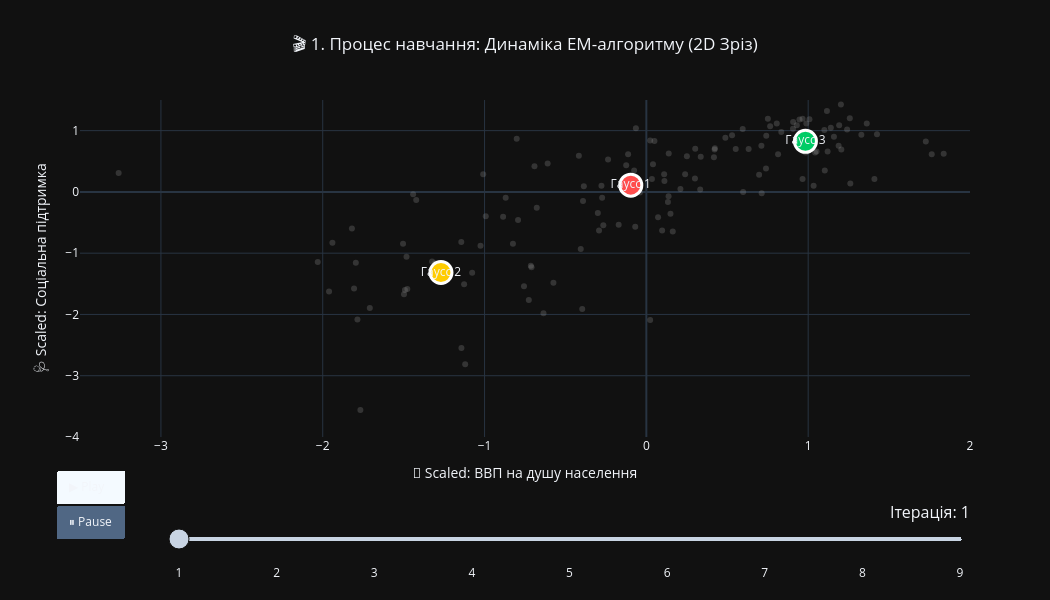
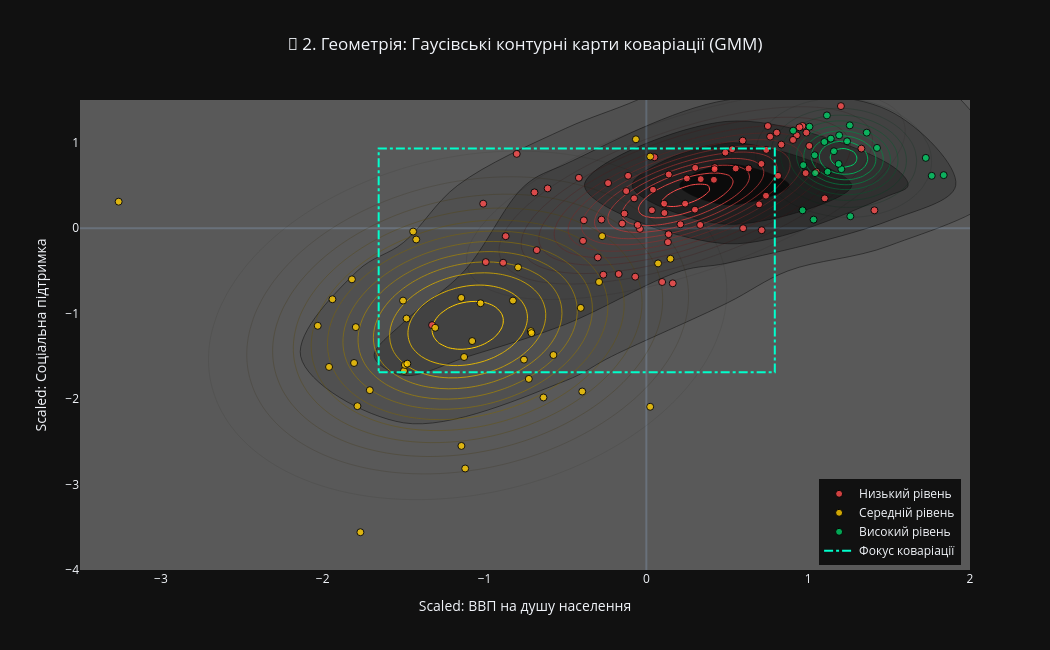
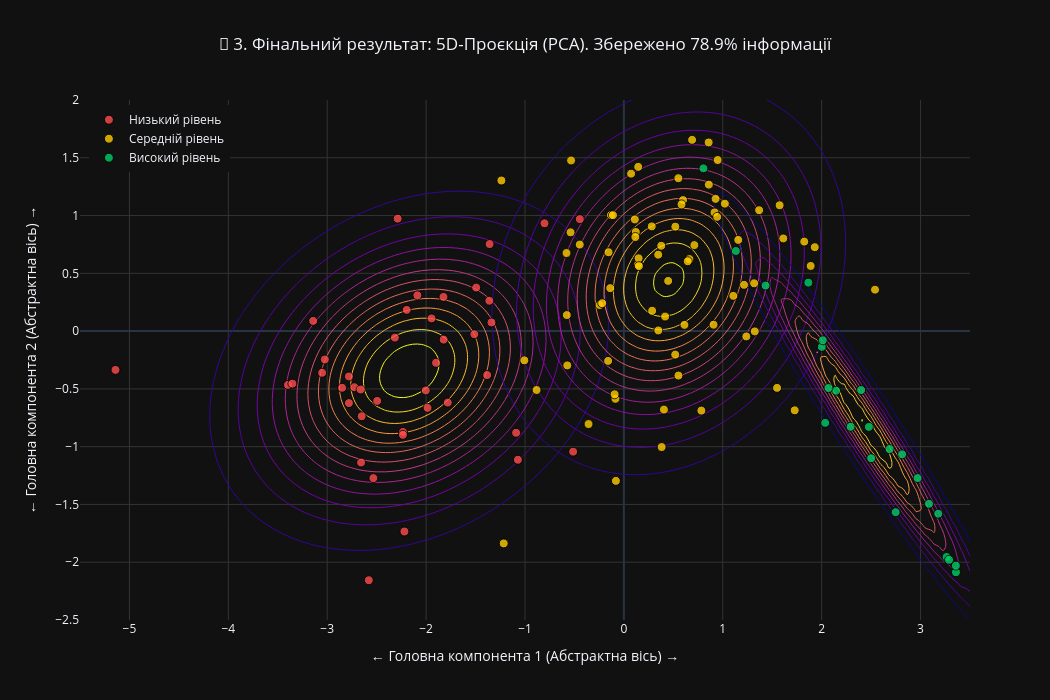

The code cell stored with these charts, in order, in its notebook:
### Markdown cell above
**11. Побудувати модель кластеризації:**

### Code cell
print(f"🧠 Навчання моделі кластеризації (GaussianMixture)...")
print("🧹 Перевірка та очищення даних від пропущених значень (NaN)...")

missing_values_count = df_scaled[FEATURES_FULL].isna().sum().sum()

if missing_values_count > 0:
    print(f"   ⚠️ Знайдено {missing_values_count} пропущених значень у числових ознаках.")
    print("   🛠️ Застосовуємо імп'ютацію (заповнення медіаною)...")

    from sklearn.impute import SimpleImputer
    imputer = SimpleImputer(strategy='median')

    df_scaled[FEATURES_FULL] = imputer.fit_transform(df_scaled[FEATURES_FULL])
    df[FEATURES_FULL] = imputer.fit_transform(df[FEATURES_FULL])

    print("   ✅ Пропущені значення успішно заповнено!")
else:
    print("   ✅ Пропущених значень не знайдено. Дані чисті.")

X_train = df_scaled[FEATURES_FULL]
gmm_brain = GaussianMixture(
    n_components=N_CLUSTERS, covariance_type=COVARIANCE_TYPE, 
    n_init=N_INIT, random_state=RANDOM_STATE
)
cluster_labels = gmm_brain.fit_predict(X_train)

df['Cluster'] = cluster_labels
cluster_means = df.groupby('Cluster')[TARGET_METRIC].mean().sort_values()
cluster_mapping = {old_id: new_id for new_id, old_id in enumerate(cluster_means.index)}
df['Cluster'] = df['Cluster'].map(cluster_mapping)

df['Cluster_Name'] = df['Cluster'].map(CLUSTER_LABELS)

actual_iters = gmm_brain.n_iter_
print(f"✅ Навчання завершено! Алгоритм зійшовся за {actual_iters} ітерацій.")

f1, f2 = FEATURES_FULL[0], FEATURES_FULL[1]
f1_ua = FEATURE_TRANSLATIONS.get(f1, str(f1).replace('.', ' ').strip())
f2_ua = FEATURE_TRANSLATIONS.get(f2, str(f2).replace('.', ' ').strip())

print("\nКрасивий Вивід:")

def get_dynamic_legend(X_coords, x_min, x_max, y_min, y_max):
    x_mid = (x_min + x_max) / 2
    y_mid = (y_min + y_max) / 2

    top_left = np.sum((X_coords[:, 0] <= x_mid) & (X_coords[:, 1] >= y_mid))
    top_right = np.sum((X_coords[:, 0] > x_mid) & (X_coords[:, 1] >= y_mid))
    bottom_left = np.sum((X_coords[:, 0] <= x_mid) & (X_coords[:, 1] < y_mid))
    bottom_right = np.sum((X_coords[:, 0] > x_mid) & (X_coords[:, 1] < y_mid))

    min_points = min(top_left, top_right, bottom_left, bottom_right)

    if min_points == top_left:
        return dict(yanchor="top", y=0.99, xanchor="left", x=0.01)
    elif min_points == top_right:
        return dict(yanchor="top", y=0.99, xanchor="right", x=0.99)
    elif min_points == bottom_left:
        return dict(yanchor="bottom", y=0.01, xanchor="left", x=0.01)
    else:
        return dict(yanchor="bottom", y=0.01, xanchor="right", x=0.99)

print(f"\n🎬 1/3: Генерація динамічної анімації навчання...")
X_anim = df_scaled[[f1, f2]].values 
frames = []
em_steps = actual_iters

x_min = np.floor(X_anim[:, 0].min() / 0.5) * 0.5
x_max = np.ceil(X_anim[:, 0].max() / 0.5) * 0.5
y_min = np.floor(X_anim[:, 1].min() / 0.5) * 0.5
y_max = np.ceil(X_anim[:, 1].max() / 0.5) * 0.5

for i in range(1, em_steps + 1):
    gmm_anim = GaussianMixture(
        n_components=N_CLUSTERS, covariance_type=COVARIANCE_TYPE, 
        max_iter=i, n_init=1, init_params='kmeans', random_state=RANDOM_STATE
    )

    with warnings.catch_warnings():
        warnings.simplefilter("ignore")
        gmm_anim.fit(X_anim)

    current_means = gmm_anim.means_

    frame_traces = [
        go.Scatter(x=X_anim[:, 0], y=X_anim[:, 1], mode='markers', marker=dict(color='#888', size=6, opacity=0.3), showlegend=False)
    ]

    for k in range(N_CLUSTERS):
        frame_traces.append(go.Scatter(
            x=[current_means[k, 0]], y=[current_means[k, 1]], 
            mode='markers+text', text=[f"Гаусс {k+1}"],
            marker=dict(color=COLOR_PALETTE_FULL[k], size=22, line=dict(width=3, color='white')), showlegend=False))

    frames.append(go.Frame(data=frame_traces, name=str(i)))

sliders = [{
    "pad": {"b": 10, "t": 60}, "len": 0.9, "x": 0.1, "y": 0,
    "currentvalue": {"font": {"size": 16}, "prefix": "Ітерація: ", "visible": True, "xanchor": "right"},
    "steps": [{"args": [[f.name], {"frame": {"duration": 400, "redraw": True}, "mode": "immediate", "transition": {"duration": 200}}],
               "label": str(k+1), "method": "animate"} for k, f in enumerate(frames)]
}]

fig_anim = go.Figure(data=frames[0].data, frames=frames)
fig_anim.update_layout(
    title_text=f"🎬 1. Процес навчання: Динаміка EM-алгоритму (2D Зріз)",
    title_x=0.5, template=PLOT_TEMPLATE, width=1050, height=600,
    xaxis=dict(title=f"📐 Scaled: {f1_ua}", range=[x_min, x_max]),
    yaxis=dict(title=f"🩺 Scaled: {f2_ua}", range=[y_min, y_max]),
    updatemenus=[dict(type="buttons", y=-0.1, x=0.05, buttons=[
        dict(label="▶ Play", method="animate", args=[None, {"frame": {"duration": 400, "redraw": True}, "fromcurrent": True, "transition": {"duration": 200}}]),
        dict(label="⏸ Pause", method="animate", args=[[None], {"frame": {"duration": 0, "redraw": False}, "mode": "immediate"}])])],
    sliders=sliders
)

fig_anim.show()

print("\n📐 2/3: Побудова контурних карт коваріації...")
f1_idx, f2_idx = 0, 1

x_range, y_range = np.linspace(x_min, x_max, 100), np.linspace(y_min, y_max, 100)
XX, YY = np.meshgrid(x_range, y_range)
pos = np.dstack((XX, YY))

fig_contours = go.Figure()
fig_contours.add_trace(go.Histogram2dContour(x=X_anim[:, 0], y=X_anim[:, 1], colorscale='Greys', opacity=0.3, showscale=False))

for i in range(N_CLUSTERS):
    mean = gmm_brain.means_[i, [f1_idx, f2_idx]]
    cov = gmm_brain.covariances_[i][[f1_idx, f2_idx], :][:, [f1_idx, f2_idx]]
    rv = multivariate_normal(mean=mean, cov=cov)
    Z = rv.pdf(pos)

    color = COLOR_PALETTE_FULL[i]
    name = CLUSTER_LABELS[i]

    fig_contours.add_trace(go.Contour(
        x=x_range, y=y_range, z=Z, colorscale=[[0, 'rgba(0,0,0,0)'], [1, color]],
        showscale=False, contours=dict(start=0.01, coloring='lines'), line=dict(width=1), hoverinfo='skip'))

for i in range(N_CLUSTERS):
    real_indices = (cluster_labels == cluster_mapping[i])
    real_data = df[real_indices]

    hover_texts = [f"<b>{row[COUNTRY_COL]}</b><br>{f1_ua} (Raw): {row[f1]:.2f}<br>{f2_ua} (Raw): {row[f2]:.2f}" for _, row in real_data.iterrows()]

    fig_contours.add_trace(go.Scatter(
        x=X_anim[cluster_labels == i, 0], y=X_anim[cluster_labels == i, 1],
        mode='markers', name=CLUSTER_LABELS[i], marker=dict(color=COLOR_PALETTE_FULL[i], size=7, opacity=0.8, line=dict(width=1, color='black')),
        hovertext=hover_texts, hoverinfo="text",
    ))

padding_x = (x_max - x_min) * 0.10
padding_y = (y_max - y_min) * 0.10

focus_x0 = min(gmm_brain.means_[0, f1_idx], gmm_brain.means_[1, f1_idx]) - padding_x
focus_x1 = max(gmm_brain.means_[0, f1_idx], gmm_brain.means_[1, f1_idx]) + padding_x
focus_y0 = min(gmm_brain.means_[0, f2_idx], gmm_brain.means_[1, f2_idx]) - padding_y
focus_y1 = max(gmm_brain.means_[0, f2_idx], gmm_brain.means_[1, f2_idx]) + padding_y

fig_contours.add_shape(
    type="rect",
    x0=focus_x0, y0=focus_y0, x1=focus_x1, y1=focus_y1,
    line=dict(color="#00ffcc", width=2, dash="dashdot"),
    fillcolor="rgba(0,0,0,0)"
)

fig_contours.add_trace(go.Scatter(
    x=[None], y=[None], mode='lines',
    name="Фокус коваріації",
    line=dict(color="#00ffcc", width=2, dash="dashdot")
))

fig_contours.update_layout(
    title_text=f"📐 2. Геометрія: Гаусівські контурні карти коваріації (GMM)",
    title_x=0.5, template=PLOT_TEMPLATE, width=1050, height=650,
    xaxis=dict(title=f"Scaled: {f1_ua}", showgrid=False, range=[x_min, x_max]),
    yaxis=dict(title=f"Scaled: {f2_ua}", showgrid=False, range=[y_min, y_max]),
    legend=get_dynamic_legend(X_anim, x_min, x_max, y_min, y_max)
)

fig_contours.show()

print("\n🌌 3/3: Стиснення 5-вимірного простору через PCA...")
pca = PCA(n_components=2, random_state=RANDOM_STATE)
X_pca = pca.fit_transform(X_train)

fig_pca = go.Figure()

pca_x_min = np.floor(X_pca[:, 0].min() / 0.5) * 0.5
pca_x_max = np.ceil(X_pca[:, 0].max() / 0.5) * 0.5
pca_y_min = np.floor(X_pca[:, 1].min() / 0.5) * 0.5
pca_y_max = np.ceil(X_pca[:, 1].max() / 0.5) * 0.5

xx, yy = np.meshgrid(np.linspace(pca_x_min, pca_x_max, 100), np.linspace(pca_y_min, pca_y_max, 100))
pos = np.dstack((xx, yy))

for i in range(N_CLUSTERS):
    cluster_points = X_pca[df['Cluster'] == i]

    pca_mean = np.mean(cluster_points, axis=0)
    pca_cov = np.cov(cluster_points, rowvar=False)

    with warnings.catch_warnings():
        warnings.simplefilter("ignore")
        rv = multivariate_normal(mean=pca_mean, cov=pca_cov)
        Z = rv.pdf(pos)

    color = COLOR_PALETTE_FULL[i]
    name = CLUSTER_LABELS[i]

    fig_pca.add_trace(go.Contour(
        x=np.linspace(pca_x_min, pca_x_max, 100), y=np.linspace(pca_y_min, pca_y_max, 100), z=Z,
        showscale=False, contours=dict(start=0.1, coloring='lines'), line=dict(width=1, color=color), hoverinfo='skip'))

    real_indices = (cluster_labels == cluster_mapping[i])
    real_data = df[real_indices]
    hover_texts_pca = [f"<b>{row[COUNTRY_COL]}</b><br>PCA 1: {X_pca[idx, 0]:.2f}<br>PCA 2: {X_pca[idx, 1]:.2f}" for idx, row in real_data.reset_index(drop=True).iterrows()]

    fig_pca.add_trace(go.Scatter(
        x=cluster_points[:, 0], y=cluster_points[:, 1], mode='markers', name=name,
        marker=dict(color=color, size=9, opacity=0.8, line=dict(width=1, color='black')),
        hovertext=hover_texts_pca, hoverinfo="text"
    ))

variance_explained = sum(pca.explained_variance_ratio_) * 100
fig_pca.update_layout(
    title_text=f"🌌 3. Фінальний результат: 5D-Проєкція (PCA). Збережено {variance_explained:.1f}% інформації",
    title_x=0.5, template=PLOT_TEMPLATE, width=1050, height=700,
    xaxis=dict(title=f"← Головна компонента 1 (Абстрактна вісь) →", showgrid=True, gridcolor='#333', range=[pca_x_min, pca_x_max]),
    yaxis=dict(title=f"← Головна компонента 2 (Абстрактна вісь) →", showgrid=True, gridcolor='#333', range=[pca_y_min, pca_y_max]),
    legend=get_dynamic_legend(X_pca, pca_x_min, pca_x_max, pca_y_min, pca_y_max)
)

fig_pca.show()
